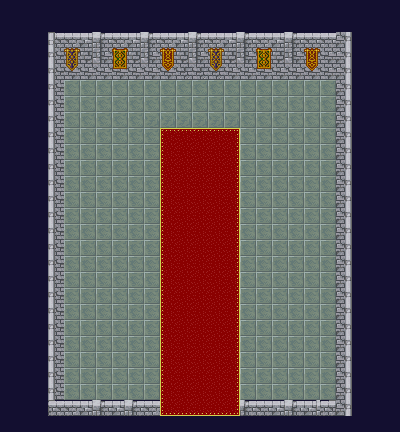

Tiled map render using the project's own tile images. Description and the map definition, with tile-layer contents summarised, below:
An orthogonal 25x27 tile map with 16x16 px tiles, 2 tile layers (Tile Layer 1, Tile Layer 2), 2 tilesets and 93 objects (70x blocker, 16x soldier, 5x town, start point, king).

<map version="1.0" orientation="orthogonal" width="25" height="27" tilewidth="16" tileheight="16" backgroundcolor="#130f30">
 <tileset firstgid="1" name="tileset2" tilewidth="16" tileheight="16">
  <image source="../graphics/tileset2.png" width="160" height="180" />
 </tileset>
 <tileset firstgid="111" name="tileset3" tilewidth="16" tileheight="16">
  <image source="../graphics/tileset3.png" width="176" height="192" />
 </tileset>
 <layer name="Tile Layer 1" width="25" height="27">
  <data>[675 cells, 456 non-empty, 28 distinct tile ids]</data>
 </layer>
 <layer name="Tile Layer 2" width="25" height="27">
  <data>[675 cells, 13 non-empty, 7 distinct tile ids]</data>
 </layer>
 <objectgroup name="Object Layer 1" width="25" height="27">
  <object name="start point" gid="73" x="192" y="416">
   <properties>
    <property name="direction" value="up" />
    <property name="state" value="town" />
   </properties>
  </object>
  <object name="portal" type="town" gid="89" x="224" y="432" />
  <object name="portal" type="town" gid="89" x="208" y="432" />
  <object name="portal" type="town" gid="89" x="192" y="432" />
  <object name="portal" type="town" gid="89" x="176" y="432" />
  <object name="portal" type="town" gid="89" x="160" y="432" />
  <object name="blocker" gid="70" x="240" y="416" />
  <object name="blocker" gid="70" x="272" y="416" />
  <object name="blocker" gid="70" x="256" y="416" />
  <object name="blocker" gid="70" x="288" y="416" />
  <object name="blocker" gid="70" x="304" y="416" />
  <object name="blocker" gid="70" x="320" y="416" />
  <object name="blocker" gid="70" x="336" y="400" />
  <object name="blocker" gid="70" x="336" y="384" />
  <object name="blocker" gid="70" x="336" y="352" />
  <object name="blocker" gid="70" x="336" y="368" />
  <object name="blocker" gid="70" x="336" y="336" />
  <object name="blocker" gid="70" x="336" y="320" />
  <object name="blocker" gid="70" x="336" y="304" />
  <object name="blocker" gid="70" x="336" y="272" />
  <object name="blocker" gid="70" x="336" y="288" />
  <object name="blocker" gid="70" x="336" y="240" />
  <object name="blocker" gid="70" x="336" y="256" />
  <object name="blocker" gid="70" x="336" y="208" />
  <object name="blocker" gid="70" x="336" y="224" />
  <object name="blocker" gid="70" x="336" y="192" />
  <object name="blocker" gid="70" x="336" y="160" />
  <object name="blocker" gid="70" x="336" y="176" />
  <object name="blocker" gid="70" x="336" y="144" />
  <object name="blocker" gid="70" x="336" y="112" />
  <object name="blocker" gid="70" x="336" y="128" />
  <object name="blocker" gid="70" x="336" y="96" />
  <object name="blocker" gid="70" x="320" y="80" />
  <object name="blocker" gid="70" x="304" y="80" />
  <object name="blocker" gid="70" x="288" y="80" />
  <object name="blocker" gid="70" x="272" y="80" />
  <object name="blocker" gid="70" x="256" y="80" />
  <object name="blocker" gid="70" x="240" y="80" />
  <object name="blocker" gid="70" x="224" y="80" />
  <object name="blocker" gid="70" x="208" y="80" />
  <object name="blocker" gid="70" x="192" y="80" />
  <object name="blocker" gid="70" x="176" y="80" />
  <object name="blocker" gid="70" x="160" y="80" />
  <object name="blocker" gid="70" x="144" y="80" />
  <object name="blocker" gid="70" x="128" y="80" />
  <object name="blocker" gid="70" x="112" y="80" />
  <object name="blocker" gid="70" x="96" y="80" />
  <object name="blocker" gid="70" x="80" y="80" />
  <object name="blocker" gid="70" x="64" y="80" />
  <object name="blocker" gid="70" x="48" y="96" />
  <object name="blocker" gid="70" x="48" y="96" />
  <object name="blocker" gid="70" x="48" y="112" />
  <object name="blocker" gid="70" x="48" y="128" />
  <object name="blocker" gid="70" x="48" y="144" />
  <object name="blocker" gid="70" x="48" y="160" />
  <object name="blocker" gid="70" x="48" y="176" />
  <object name="blocker" gid="70" x="48" y="192" />
  <object name="blocker" gid="70" x="48" y="208" />
  <object name="blocker" gid="70" x="48" y="224" />
  <object name="blocker" gid="70" x="48" y="240" />
  <object name="blocker" gid="70" x="48" y="256" />
  <object name="blocker" gid="70" x="48" y="272" />
  <object name="blocker" gid="70" x="48" y="288" />
  <object name="blocker" gid="70" x="48" y="304" />
  <object name="blocker" gid="70" x="48" y="320" />
  <object name="blocker" gid="70" x="48" y="336" />
  <object name="blocker" gid="70" x="48" y="352" />
  <object name="blocker" gid="70" x="48" y="368" />
  <object name="blocker" gid="70" x="48" y="384" />
  <object name="blocker" gid="70" x="48" y="400" />
  <object name="blocker" gid="70" x="64" y="416" />
  <object name="blocker" gid="70" x="80" y="416" />
  <object name="blocker" gid="70" x="96" y="416" />
  <object name="blocker" gid="70" x="112" y="416" />
  <object name="blocker" gid="70" x="128" y="416" />
  <object name="blocker" gid="70" x="144" y="416" />
  <object name="sprite" type="soldier" gid="74" x="256" y="368">
   <properties>
    <property name="dialogue length" value="1" />
    <property name="dialogue0" value="Hail to the King!" />
    <property name="direction" value="left" />
   </properties>
  </object>
  <object name="sprite" type="soldier" gid="74" x="256" y="304">
   <properties>
    <property name="dialogue length" value="1" />
    <property name="dialogue0" value="Hail to the King!" />
    <property name="direction" value="left" />
   </properties>
  </object>
  <object name="sprite" type="soldier" gid="74" x="256" y="336">
   <properties>
    <property name="dialogue length" value="1" />
    <property name="dialogue0" value="Hail to the King!" />
    <property name="direction" value="left" />
   </properties>
  </object>
  <object name="sprite" type="soldier" gid="74" x="256" y="240">
   <properties>
    <property name="dialogue length" value="1" />
    <property name="dialogue0" value="Hail to the King!" />
    <property name="direction" value="left" />
   </properties>
  </object>
  <object name="sprite" type="soldier" gid="74" x="128" y="368">
   <properties>
    <property name="dialogue length" value="1" />
    <property name="dialogue0" value="Hail to the King!" />
    <property name="direction" value="right" />
   </properties>
  </object>
  <object name="sprite" type="soldier" gid="74" x="256" y="208">
   <properties>
    <property name="dialogue length" value="1" />
    <property name="dialogue0" value="Hail to the King!" />
    <property name="direction" value="left" />
   </properties>
  </object>
  <object name="sprite" type="soldier" gid="74" x="256" y="272">
   <properties>
    <property name="dialogue length" value="1" />
    <property name="dialogue0" value="Hail to the King!" />
    <property name="direction" value="left" />
   </properties>
  </object>
  <object name="sprite" type="soldier" gid="74" x="256" y="176">
   <properties>
    <property name="dialogue length" value="1" />
    <property name="dialogue0" value="Hail to the King!" />
    <property name="direction" value="left" />
   </properties>
  </object>
  <object name="sprite" type="soldier" gid="74" x="256" y="144">
   <properties>
    <property name="dialogue length" value="1" />
    <property name="dialogue0" value="Hail to the King!" />
    <property name="direction" value="left" />
   </properties>
  </object>
  </objectgroup>
</map>
<!-- 8 of 93 objects omitted -->
